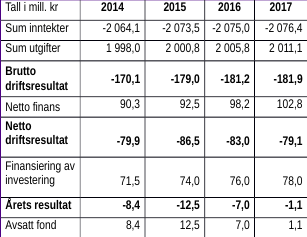
#> input picture forms/32.png, 307 x 237 px; its folder holds only this picture in this run
$ python table_detection.py
#> lines starting #> are read from the running program, lines starting #| are printed output that depends on the picture; after the words box and inside, x2 and y2 are one past the last pixel; in counts of white or black regions, pixels touching at a corner belong together
import cv2
import numpy as np
import os  # path processing
import xml.etree.ElementTree as ET  # use for xml processing
import matplotlib.pyplot as plt

ground_truth_cnt = 0

ngang = 0
doc = 0
Total = 0

def removeLine(image, thresh):
    # ========Begin remove line========
    # Remove horizontal
    horizontal_kernel = cv2.getStructuringElement(cv2.MORPH_RECT, (25, 1))
    detected_lines = cv2.morphologyEx(thresh, cv2.MORPH_OPEN, horizontal_kernel, iterations=2)

    cnts = cv2.findContours(detected_lines, cv2.RETR_EXTERNAL, cv2.CHAIN_APPROX_SIMPLE)

    global ngang
    ngang = 0
    cnts = cnts[0] if len(cnts) == 2 else cnts[1]
    for c in cnts:
        cv2.drawContours(image, [c], -1, (255, 255, 255), 2)
        ngang = ngang + 1


    # Remove vertical
    vertical_kernel = cv2.getStructuringElement(cv2.MORPH_RECT, (1, 25))
    detected_lines = cv2.morphologyEx(thresh, cv2.MORPH_OPEN, vertical_kernel, iterations=2)

    cnts = cv2.findContours(detected_lines, cv2.RETR_EXTERNAL, cv2.CHAIN_APPROX_SIMPLE)
    cnts = cnts[0] if len(cnts) == 2 else cnts[1]

    global doc
    doc = 0
    for c in cnts:
        cv2.drawContours(image, [c], -1, (255, 255, 255), 2)
        doc = doc + 1;

    # ========End remove line========


# Draw bounded box from .xml data
def getAnnotation(xml_path):
    tree = ET.parse(xml_path)

    root = tree.getroot()

    sample_annotations = []
    global ground_truth_cnt
    ground_truth_cnt = 0
    for neighbor in root.iter('bndbox'):
        xmin = int(neighbor.find('xmin').text)
        ymin = int(neighbor.find('ymin').text)
        xmax = int(neighbor.find('xmax').text)
        ymax = int(neighbor.find('ymax').text)

        ground_truth_cnt += 1
        sample_annotations.append((xmin, ymin, xmax, ymax))
    return sample_annotations


# [42 lines left out: function drawIoUResult, not called in this run]


def tableDetection(img_path, xml_path):
#> called with img_path = './forms/32.png', xml_path = './forms/32.xml'
    img = cv2.imread(img_path)
#> img is the input picture: shape (237, 307, 3); mean B, G, R 229, 228, 228.4
    image = cv2.imread(img_path)
    gray = cv2.cvtColor(img, cv2.COLOR_BGR2GRAY)
    thresh = cv2.threshold(gray, 128, 255, cv2.THRESH_BINARY_INV + cv2.THRESH_OTSU)[1]
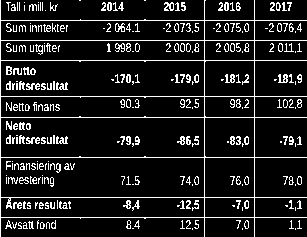
#> thresh: shape (237, 307); 11.7% white in thin lines or dots

    # remove line in table image
    removeLine(image, thresh)
#> in removeLine, `detected_lines = cv2.morphologyEx(thresh, cv2.MORPH_OPEN, horizontal_k..`: detected_lines: shape (237, 307); 3.4% white in thin lines or dots, all inside (x1, y1, x2, y2) = (0, 20, 307, 218)
#> in removeLine, `cnts = cv2.findContours(detected_lines, cv2.RETR_EXTERNAL, cv2.CHAIN_A..`: cnts = 8 contours, all with area under 20
#> the loop in removeLine, `for c in cnts:` made 8 passes
#> c on passes 1 to 8: [[0, 217], [306, 217]], [[0, 197], [306, 197]], [[0, 157], [306, 157]], [[0, 117], [306, 117]], [[0, 96], [306, 96]], [[0, 60], [306, 60]], [[0, 40], [306, 40]], [[0, 20], [306, 20]]
#> after the loop in removeLine, `for c in cnts:`:
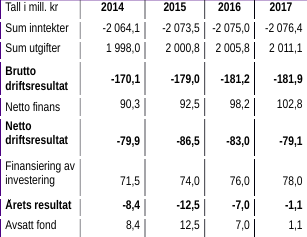
#> image: shape (237, 307, 3); 6.02% of pixels changed, all inside (x1, y1, x2, y2) = (0, 19, 307, 219)
#> after the loop in removeLine, `for c in cnts:`: ngang = 8
#> in removeLine, `vertical_kernel = cv2.getStructuringElement(cv2.MORPH_RECT, (1, 25))`: vertical_kernel = 25 values from 1 to 1
#> in removeLine, `detected_lines = cv2.morphologyEx(thresh, cv2.MORPH_OPEN, vertical_ker..`:
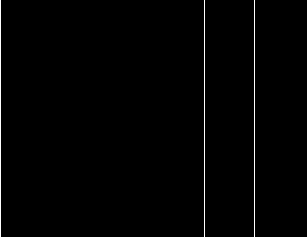
#> detected_lines: shape (237, 307); 0.98% white in thin lines or dots, all inside (x1, y1, x2, y2) = (0, 0, 255, 237)
#> in removeLine, `cnts = cv2.findContours(detected_lines, cv2.RETR_EXTERNAL, cv2.CHAIN_A..`: cnts = 3 contours, all with area under 20
#> the loop in removeLine, `for c in cnts:` made 3 passes
#> c on passes 1 to 3: [[254, 0], [254, 236]], [[204, 0], [204, 236]], [[0, 0], [0, 236]]
#> after the loop in removeLine, `for c in cnts:`:
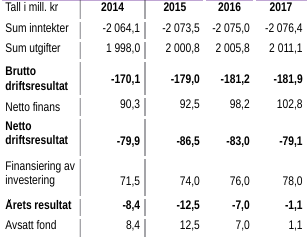
#> image: shape (237, 307, 3); 1.18% of pixels changed, all inside (x1, y1, x2, y2) = (0, 0, 256, 237)
#> after the loop in removeLine, `for c in cnts:`: doc = 3

    img_gray = cv2.cvtColor(image, cv2.COLOR_BGR2GRAY)
    (thresh, img_bin) = cv2.threshold(img_gray, 188, 255, cv2.THRESH_BINARY | cv2.THRESH_OTSU)
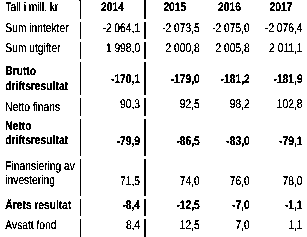
#> img_bin: shape (237, 307); 91.3% white; black in thin lines or dots
#> thresh = 169
    img_bin = cv2.bitwise_not(img_bin)
#> img_bin: shape (237, 307); 8.7% white in thin lines or dots

    (x1, y1, _) = img.shape
#> x1 = 237; y1 = 307

    kernel = cv2.getStructuringElement(cv2.MORPH_RECT, (round(y1 / (doc + 2) / 6), round(x1 / (ngang + 2) / 4)))  # kernel width on the left, kernal height on the right
    connected = cv2.morphologyEx(img_bin, cv2.MORPH_CLOSE, kernel)
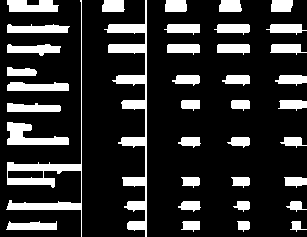
#> connected: shape (237, 307); 18.6% white; 38 white regions

    # cv2.imshow("connected", connected)
    # cv2.waitKey(0)
    contours, hierarchy = cv2.findContours(image=connected, mode=cv2.RETR_TREE, method=cv2.CHAIN_APPROX_SIMPLE)
#> contours = 39 contours; largest, box (x1, y1, x2, y2) and area: (104, 0, 147, 237) 1932, (6, 0, 82, 237) 1517, (7, 122, 69, 145) 648, (7, 0, 59, 12) 448, (7, 82, 69, 91) 408

    cnt = 0
    boundedBox = []
    for contour in contours:
        # get rectangle bounding contour
        [x, y, w, h] = cv2.boundingRect(contour)
        boundedBox.append((x, y, x + w, y + h))
        #     discard areas that are too large
        #     if h>x1/4 and w>y1/4:
        #         continue

        # discard areas that are too small
        if h < 4 or w < 4:
            continue

        # draw rectangle around contour on original image
        cv2.rectangle(img, (x, y), (x + w, y + h), (255, 0, 0), 1)
        cnt += 1  # number of cells detected
#> this loop made 39 passes
#> (x, y, w, h) on passes 1 to 12: (290, 221, 17, 11), (237, 221, 13, 11), (181, 221, 19, 11), (6, 221, 51, 9), (286, 201, 21, 11), (233, 201, 17, 11), (178, 201, 23, 11), (284, 177, 23, 11), (231, 177, 19, 11), (181, 177, 19, 11), (280, 137, 27, 11), (227, 137, 23, 11)
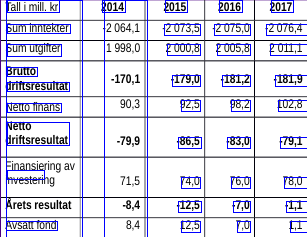
#> img: shape (237, 307, 3); 5.56% of pixels changed, all inside (x1, y1, x2, y2) = (6, 0, 307, 237)
#> after the loop, boundedBox = 39 items, first 6: (290, 221, 307, 232), (237, 221, 250, 232), (181, 221, 200, 232), (6, 221, 57, 230), (286, 201, 307, 212), (233, 201, 250, 212); cnt = 39
    print("Number of cells detected: ", cnt)
#| Number of cells detected:  39
    print("------------")

    sample_annotations = getAnnotation(xml_path)
    drawIoUResult(img, sample_annotations, boundedBox)

    # [6 lines of commented-out code are left out]


for i in os.listdir('./forms/'):  # image store in "forms" folder
    if i.endswith('.png') or i.endswith('.PNG') or i.endswith('.jpg') or i.endswith('.JPG'):
#> (the run stopped early here; a loop or call above may not have finished)

$ run again, on forms/49436.png
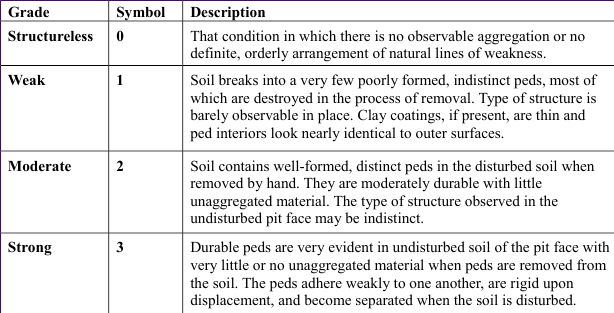
#> input picture forms/49436.png, 614 x 313 px
#> in tableDetection, img is the input picture: shape (313, 614, 3); mean B, G, R 232, 231.3, 231.6
#> in removeLine, `cnts = cv2.findContours(detected_lines, cv2.RETR_EXTERNAL, cv2.CHAIN_A..`: cnts = 2 contours, all with area under 20
#> the loop in removeLine, `for c in cnts:` made 2 passes
#> (c, ngang) on passes 1 to 2: ([[0, 65], [613, 65]], 1), ([[0, 0], [613, 0]], 2)
#> after the loop in removeLine, `for c in cnts:`: ngang = 2
#> vertical_kernel = 25 values from 1 to 1
#> in removeLine, `cnts = cv2.findContours(detected_lines, cv2.RETR_EXTERNAL, cv2.CHAIN_A..`: cnts = 3 contours, all with area under 20
#> the loop in removeLine, `for c in cnts:` made 3 passes
#> c on passes 1 to 3: [[182, 0], [182, 312]], [[108, 0], [108, 312]], [[0, 0], [0, 312]]
#> after the loop in removeLine, `for c in cnts:`:
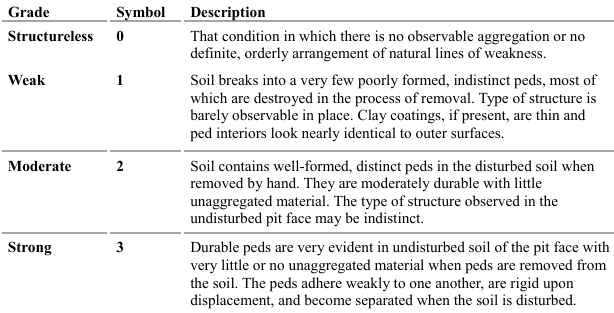
#> image: shape (313, 614, 3); mean B, G, R 234.1, 234, 234
#> after the loop in removeLine, `for c in cnts:`: doc = 3
#> in tableDetection, `(thresh, img_bin) = cv2.threshold(img_gray, 188, 255, cv2.THRESH_BINAR..`: thresh = 172
#> kernel: shape (20, 20); every value is 1
#> connected: shape (313, 614); 58.3% white; 16 black regions
#> contours = 7 contours, 1 with area under 20; largest, box (x1, y1, x2, y2) and area: (0, 0, 614, 313) 112815, (338, 58, 389, 80) 1048, (285, 58, 326, 80) 838, (408, 58, 445, 80) 754, (509, 58, 535, 80) 523, (0, 76, 46, 86) 302
#> the loop in tableDetection, `for contour in contours:` made 7 passes
#> (x, y, w, h) on passes 1 to 7: (119, 76, 4, 10), (0, 76, 46, 10), (0, 0, 614, 313), (509, 58, 26, 22), (408, 58, 37, 22), (338, 58, 51, 22), (285, 58, 41, 22)
#> after the loop in tableDetection, `for contour in contours:`:
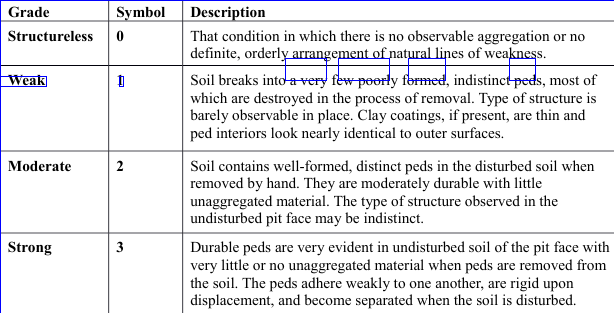
#> img: shape (313, 614, 3); 0.8% of pixels changed, all inside (x1, y1, x2, y2) = (0, 0, 614, 313)
#> after the loop in tableDetection, `for contour in contours:`: boundedBox = [(119, 76, 123, 86), (0, 76, 46, 86), (0, 0, 614, 313), (509, 58, 535, 80), (408, 58, 445, 80), (338, 58, 389, 80), (285, 58, 326, 80)]; cnt = 7
#| Number of cells detected:  7

$ run again, on forms/49513.png
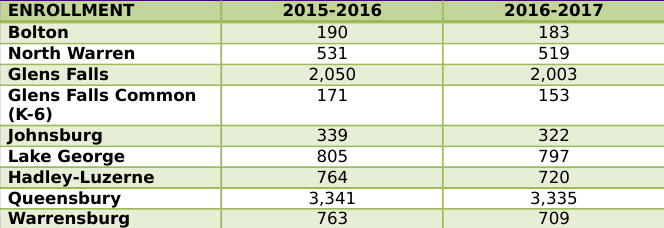
#> input picture forms/49513.png, 664 x 228 px
#> in tableDetection, img is the input picture: shape (228, 664, 3); mean B, G, R 201.1, 222, 215.3
#> in removeLine, `cnts = cv2.findContours(detected_lines, cv2.RETR_EXTERNAL, cv2.CHAIN_A..`: cnts = 1 contour, all with area under 20
#> in removeLine, `cnts = cnts[0] if len(cnts) == 2 else cnts[1]`: cnts = [[[0, 0], [663, 0]]]
#> the loop in removeLine, `for c in cnts:` made 1 pass
#> (c, ngang) on pass 1: ([[0, 0], [663, 0]], 1)
#> after the loop in removeLine, `for c in cnts:`:
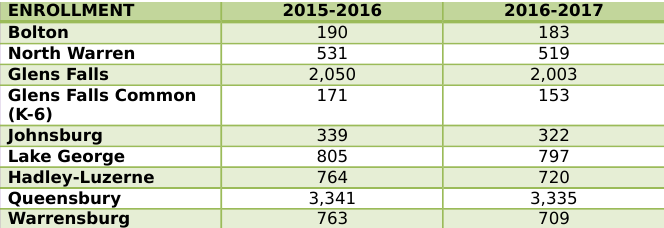
#> image: shape (228, 664, 3); 0.88% of pixels changed, all inside (x1, y1, x2, y2) = (0, 0, 664, 2)
#> after the loop in removeLine, `for c in cnts:`: ngang = 1
#> vertical_kernel = 25 values from 1 to 1
#> in removeLine, `cnts = cv2.findContours(detected_lines, cv2.RETR_EXTERNAL, cv2.CHAIN_A..`: cnts = 0 contours
#> in removeLine, `cnts = cnts[0] if len(cnts) == 2 else cnts[1]`: cnts = []
#> after the loop in removeLine, `for c in cnts:`: doc = 0
#> in tableDetection, `(thresh, img_bin) = cv2.threshold(img_gray, 188, 255, cv2.THRESH_BINAR..`: thresh = 129
#> connected: shape (228, 664); 25.4% white; 5 white regions
#> contours = 5 contours; box (x1, y1, x2, y2) and area: (0, 0, 195, 228) 23710, (505, 0, 603, 101) 3978, (284, 0, 381, 101) 3840, (531, 129, 576, 228) 2806, (310, 129, 355, 228) 2776
#> the loop in tableDetection, `for contour in contours:` made 5 passes
#> (x, y, w, h) on passes 1 to 5: (531, 129, 45, 99), (310, 129, 45, 99), (505, 0, 98, 101), (284, 0, 97, 101), (0, 0, 195, 228)
#> after the loop in tableDetection, `for contour in contours:`:
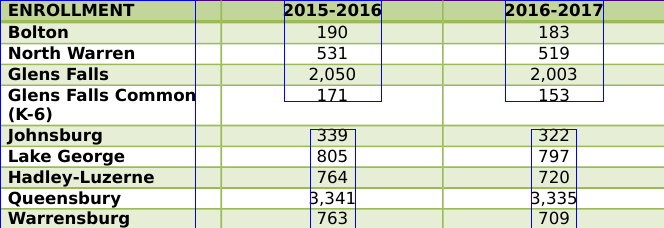
#> img: shape (228, 664, 3); 1.27% of pixels changed, all inside (x1, y1, x2, y2) = (0, 0, 604, 228)
#> after the loop in tableDetection, `for contour in contours:`: boundedBox = [(531, 129, 576, 228), (310, 129, 355, 228), (505, 0, 603, 101), (284, 0, 381, 101), (0, 0, 195, 228)]; cnt = 5
#| Number of cells detected:  5

$ run again, on forms/49527.png
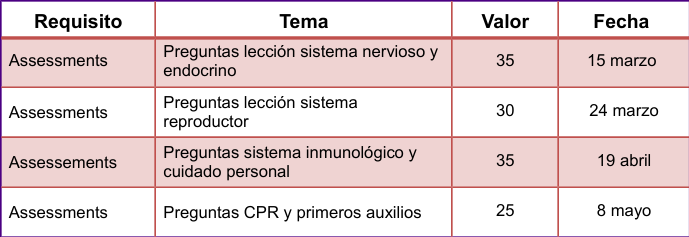
#> input picture forms/49527.png, 689 x 237 px
#> in tableDetection, img is the input picture: shape (237, 689, 3); mean B, G, R 216, 214.9, 230.9
#> in removeLine, `cnts = cv2.findContours(detected_lines, cv2.RETR_EXTERNAL, cv2.CHAIN_A..`: cnts = 6 contours, 1 with area under 20; largest, box (x1, y1, x2, y2) and area: (0, 36, 689, 40) 2064, (0, 186, 689, 188) 688, (0, 136, 689, 138) 688, (0, 86, 689, 88) 688, (0, 0, 689, 2) 688
#> the loop in removeLine, `for c in cnts:` made 6 passes
#> c on passes 1 to 6: [[0, 236], [688, 236]], [[0, 186], [0, 187], [688, 187], [688, 186]], [[0, 136], [0, 137], [688, 137], [688, 136]], [[0, 86], [0, 87], [688, 87], [688, 86]], [[0, 36], [0, 39], [688, 39], [688, 36]], [[0, 0], [0, 1], [688, 1], [688, 0]]
#> after the loop in removeLine, `for c in cnts:`: ngang = 6
#> vertical_kernel = 25 values from 1 to 1
#> in removeLine, `cnts = cv2.findContours(detected_lines, cv2.RETR_EXTERNAL, cv2.CHAIN_A..`: cnts = 4 contours; box (x1, y1, x2, y2) and area: (557, 0, 559, 237) 236, (451, 0, 453, 237) 236, (154, 0, 156, 237) 236, (0, 0, 2, 237) 236
#> the loop in removeLine, `for c in cnts:` made 4 passes
#> c on passes 1 to 4: [[557, 0], [557, 236], [558, 236], [558, 0]], [[451, 0], [451, 236], [452, 236], [452, 0]], [[154, 0], [154, 236], [155, 236], [155, 0]], [[0, 0], [0, 236], [1, 236], [1, 0]]
#> after the loop in removeLine, `for c in cnts:`: doc = 4
#> in tableDetection, `(thresh, img_bin) = cv2.threshold(img_gray, 188, 255, cv2.THRESH_BINAR..`: thresh = 144
#> connected: shape (237, 689); 13.2% white; 20 white regions
#> contours = 20 contours; largest, box (x1, y1, x2, y2) and area: (164, 146, 417, 180) 3295, (164, 45, 438, 76) 2898, (164, 96, 357, 130) 2355, (164, 206, 421, 222) 2256, (35, 14, 122, 32) 902
#> the loop in tableDetection, `for contour in contours:` made 20 passes
#> (x, y, w, h) on passes 1 to 8: (164, 206, 257, 16), (0, 206, 107, 12), (597, 204, 54, 15), (497, 204, 17, 12), (0, 156, 117, 12), (598, 154, 52, 12), (497, 154, 17, 12), (164, 146, 253, 34)
#> after the loop in tableDetection, `for contour in contours:`:
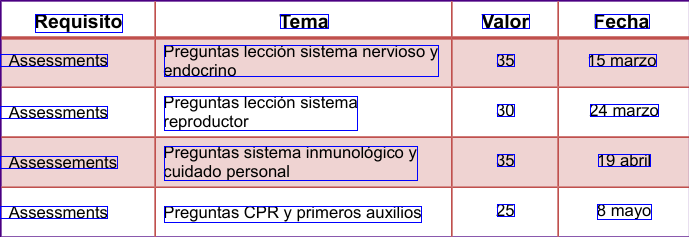
#> img: shape (237, 689, 3); 2.79% of pixels changed, all inside (x1, y1, x2, y2) = (0, 14, 659, 223)
#> after the loop in tableDetection, `for contour in contours:`: boundedBox = 20 items, first 6: (164, 206, 421, 222), (0, 206, 107, 218), (597, 204, 651, 219), (497, 204, 514, 216), (0, 156, 117, 168), (598, 154, 650, 166); cnt = 20
#| Number of cells detected:  20
